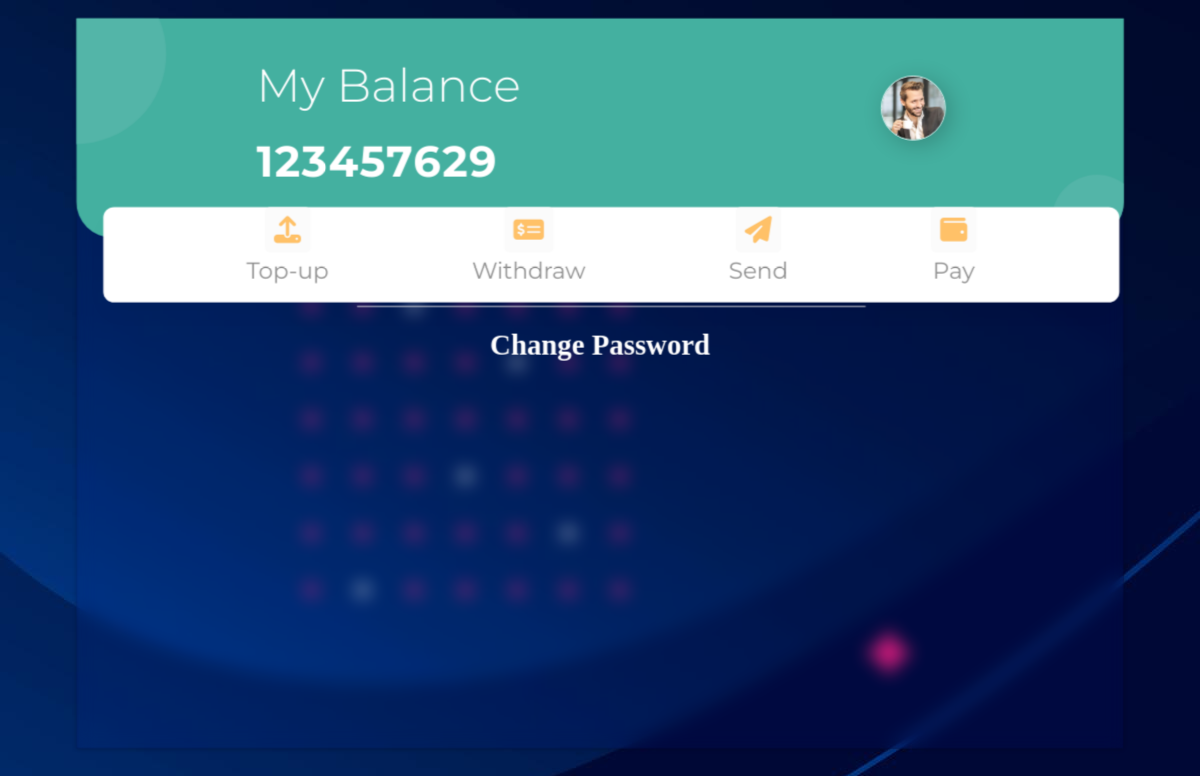
Screenshot of /wallet (signed in) with the database file from the repository.
### payment/models.py (models this page shows, shortened)
class Wallet(models.Model):
    owner=models.OneToOneField(Profile,on_delete=models.CASCADE)
    wallet=models.IntegerField(default=0)
    password=models.CharField(default='',max_length=1000)
    def create_wallet(sender ,*args, **kwargs):
        if kwargs['created']:
            user_wallet=Wallet.objects.create(owner=kwargs['instance'])
    post_save.connect(create_wallet , sender=Profile)

### accounts/models.py (models this page shows, shortened)
class Profile(models.Model):
    user=models.OneToOneField(User, verbose_name=_("user"), on_delete=models.CASCADE)
    phone=models.CharField(max_length=20,verbose_name=_("phone"))
    slug=models.SlugField(blank=True, null=True)
    image=models.ImageField(upload_to='profile/',blank=True, null=True)
    country=models.CharField(max_length=200,  null=True, choices=CountryField().choices + [('', 'Select Country')])
    adress=models.CharField(max_length=100)
    Token=models.CharField(max_length=500,blank=True, null=True)
    join_date=models.DateTimeField(verbose_name=_("Created At"), default=datetime.now)
    class Meta:
        verbose_name = _("Profile")
        verbose_name_plural = _("Profiles")
    def create_profile(sender ,*args, **kwargs):
        if kwargs['created']:
            user_profile=Profile.objects.create(user=kwargs['instance'])
    post_save.connect(create_profile , sender=User)

### payment/views.py (the view)
# urls.py: path('wallet',views.wallet,name='wallet'),
def  wallet(request):
    user_profile = Profile.objects.get(user=request.user)
    wallet =Wallet.objects.get(owner=user_profile)
    return render(request, "payment/wallet.html",
                            {'wallet':wallet,})

### payment/templates/payment/wallet.html (shortened to what this page needs)
{% load static %}
<!DOCTYPE html>
<html lang="en">
<head>
    <link rel="stylesheet" href="https://cdnjs.cloudflare.com/ajax/libs/font-awesome/6.5.1/css/all.min.css">
    <link rel="stylesheet" href="https://cdnjs.cloudflare.com/ajax/libs/font-awesome/6.5.1/css/fontawesome.min.css">
</head>
<body sty>
    <div class="container">
        <div class="iphone">
            <div class="header">
                <div class="header-summary">
                    <div class="summary-text">
                        My Balance
                    </div>
                    <div class="summary-balance">
                            {{wallet.wallet}}
                    </div>
                </div>
                <div class="user-profile">
                    {% if wallet.owner.image  %}
                        <img class="user-photo" src="{{wallet.owner.image.url}}" alt="card-img-top">
                    {% else %}
                        <img class="user-photo" src="{% static 'user_no_image.png' %}" alt="card-img-top">
                    {% endif %}
                </div>
            </div>
            <div class="content">
                <div class="card">
                    <div class="lower-row">
                        <a href="" style="text-decoration: none;" class="icon-item">
                            <div class="icon"><i  style="    font-size: 30px;"class="fas fa-upload"></i></div>
                            <div class="icon-text">Top-up</div>
                        </a>
                        <a href="" style="text-decoration: none;" class="icon-item">
                            <div class="icon"><i style="    font-size: 30px;" class="fas fa-money-check-alt"></i></div>
                            <div class="icon-text">Withdraw</div>
                        </a>
                        <a href="" style="text-decoration: none;" class="icon-item">
                            <div class="icon"><i style="    font-size: 30px;" class="fa fa-paper-plane"></i></div>
                            <div class="icon-text">Send</div>
                        </a>
                        <a href="{% url 'payment:pay_qr' %}" style="text-decoration: none;" class="icon-item">
                            <div class="icon"><i style="    font-size: 30px;" class="fa fa-wallet"></i></div>
                            <div class="icon-text">Pay</div>
                        </a>
                    </div>
                </div>
            </div>
            {% if Wallet.password == '' %}
                <div style="display: flex;transform: translateY(100%);justify-content: center;color: white;">
                    <h1><a href="{% url 'payment:password_make' %}" style="color: white;text-decoration: none;">Set Password</a></h1>
                </div>
            {% else %}
                <div style="display: flex;transform: translateY(100%);justify-content: center;color: white;">
                    <h1><a href="{% url 'payment:password_make' %}" style="color: white;text-decoration: none;">Change Password</a></h1>
                </div>
            {% endif %}
        </div>
    </div>
</body>
</html>

### payment/templates/payment/wallet.html (style rules this page uses)
body { background-image: url(static/5172658.jpg); -webkit-touch-callout: none; -webkit-user-select: none; -khtml-user-select: none; -moz-user-select: none; -ms-user-select: none; user-select: none; }
.container { display: flex; justify-content: center; }
.iphone { backdrop-filter: blur(10px); background-color: rgba(16, 50, 242, 0.05); margin: 10px; height: 812px; width: 100%; box-shadow: 0 1px 5px -1px rgba(0, 0, 0, 0.3), inset 0 0 0 1px rgba(0, 0, 0, 0.15); overflow: hidden; position: relative; transform: scale(0.9); transform-origin: top center; }
.header { height: 30%; background-color: #44B0A0; border-bottom-right-radius: 40px; border-bottom-left-radius: 40px; display: flex; justify-content: space-around; align-items: center; position: relative; z-index: 1; overflow: hidden; }
.header::before { content: ""; height: 200px; width: 200px; background-color: #53b5a8; border-radius: 50%; position: absolute; top: -60px; left: -100px; z-index: 2; }
.header::after { content: ""; height: 100px; width: 100px; background-color: #53b5a8; border-radius: 50%; position: absolute; right: -20px; bottom: -30px; z-index: 2; }
.header-summary { display: flex; flex-direction: column; font-family: 'Montserrat', sans-serif; color: white; z-index: 3; }
.summary-text { font-size: 3.2rem; font-weight: 300; margin-bottom: 1.5rem; }
.summary-balance { font-size: 3rem; letter-spacing: 1.5px; margin-bottom: 0.8rem; font-weight: bold; }
.user-profile { margin-top: 4rem; height: 70px; width: 70px; align-self: flex-start; }
.user-photo { height: 100%; width: 100%; border-radius: 50%; border: 1px solid white; box-shadow: 5px 5px 25px 0px rgba(0, 0, 0, 0.2); }
.content { z-index: 4; position: absolute; top: 210px; margin-left: 30px; display: flex; flex-direction: column; width: 97%; }
.card { font-family: 'Montserrat', sans-serif; align-self: stretch; background-color: white; border-radius: 12px; display: flex; flex-direction: column; box-shadow: 0 14px 28px rgba(0, 0, 0, 0.02), 0 10px 10px rgba(0, 0, 0, 0.0); }
.lower-row { display: flex; justify-content: space-evenly; margin-bottom: 20px; }
.lower-row::before { content: ''; display: block; position: absolute; top: 110px; width: 50%; left: 25%; border-top: 1px solid #E1E1E1; }
.icon-item { display: flex; flex-direction: column; justify-content: center; align-items: center; }
.icon { color: #FFC168; padding: 10px; background-color: #FBFBFB; border-radius: 5px; margin-bottom: 5px; }
.icon-text { font-size: 1.6em; color: #939393; }

### rows the page displays
Wallet: wallet "123457629", owner.image (picture)
